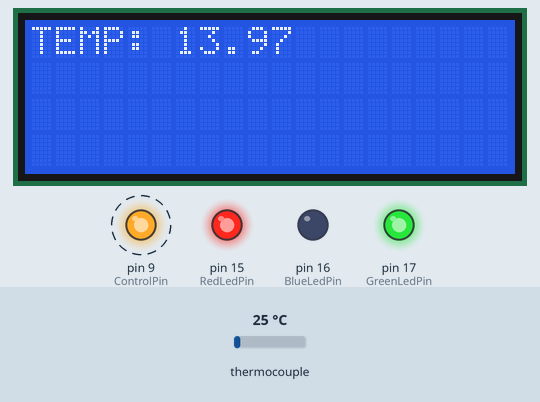
Bench run of a sketch on a simulated Arduino Uno, built with avr-gcc and run on an emulated ATmega328P. Parts: 20×4 character LCD, output pins drawn as LEDs (lit = HIGH). Dashed ring = blinking. The inputs (shaded band) are chosen by the test bench; at power-on: thermocouple 25 °C.

Above: at 1.7 s.
1.8 s: thermocouple set to 225 °C
At 3.2 s:
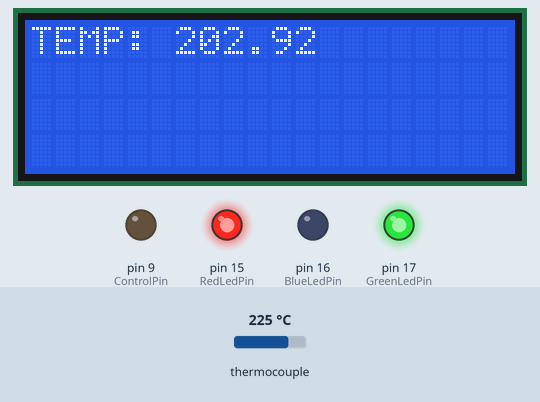
3.5 s: thermocouple set to 173 °C
At 4.8 s:
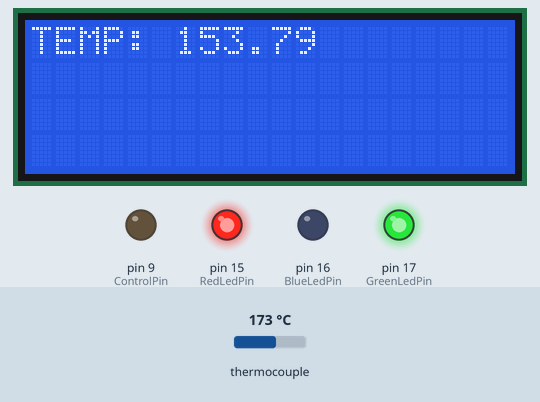
5.5 s: thermocouple set to 168 °C
At 6.71 s:
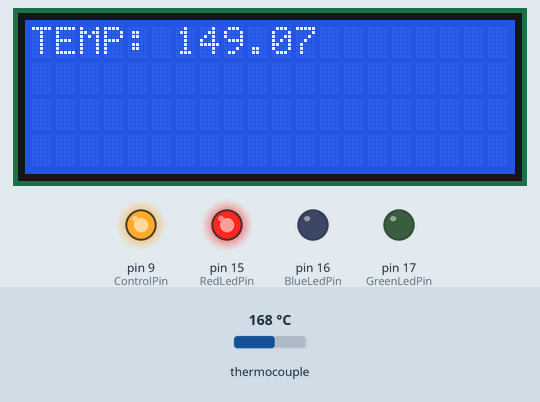
Timing chart, 0 to 15.6 s (numbered marks = the images above; inputs shaded):
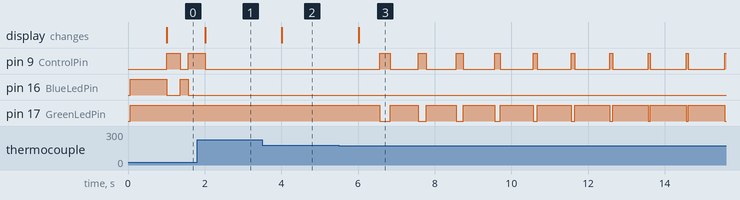

The sketch:

Baconator_iEITBacon_Too.ino
```cpp
/*System transferfuntion determination
Run system at a slow PWM of 75%, with a pwm freq of 1Hz
Run the system until the temperature starts to platua
record the values and save it to a csv file

*/

#include <max6675.h>
#include <math.h>
#include <Wire.h>
#include <LiquidCrystal_I2C.h>


// --- Pin Definitions ---
const int thermoDO = 12;
const int thermoCS = 10;
const int thermoCLK = 13;

const int ControlPin = 9;
const int BlueLedPin = 16;
const int RedLedPin = 15;
const int GreenLedPin = 17;

bool WarningLedState = HIGH;

//From calibration procedure
/*
CorrectedValue = m * RawValue + c _____________________________[1]
m = (ReferenceHigh−ReferenceLow) / RawHigh−RawLow) --> slope ___[2]

c = ReferenceLow − m * RawLow __[3]

substituing m & c into [1]; the final result is;

correct_temp = (((currentTemp - RAW_TEMP_LOW)*REF_RANGE)/RAW_RANGE)+REF_TEMP_LOW;


*/
double RAW_TEMP_HIGH = 101.56;
double RAW_TEMP_LOW = 10.74;
double RAW_RANGE = RAW_TEMP_HIGH - RAW_TEMP_LOW;

double REF_TEMP_HIGH = 86.3;
double REF_TEMP_LOW = 0.5;
double REF_RANGE = REF_TEMP_HIGH - REF_TEMP_LOW;


double Setpoint = 150.0; //add DiscTempComp to setpoint since center temp lower than et edge temp
double currentTemp;
double correct_temp = 0;
double READY = 0.98*(Setpoint); //turn ready led on, when temp withing 5% of setpoint

//timing
unsigned long previousMillis = 0;
const long interval = 1000;
double elapsed_time; // Sample time in ms
unsigned long startTime = 0;
double dt;

//PID variables
//slow responce:
/*double Kp = 2.6636;
double Ki = 0.0115;
double Kd = 92.5301;
double pid_filter = 0.0196;*/


//qiock responce
double Kp = 3.0065;
double Ki = 0.01331;
double Kd = 90.6098;
double pid_filter = 0.2635;
double prevError, error, integral;
double derivative = 0;
double prevDeriv = 0;

//slow pwm
unsigned long windowStartTime = 0;
const int WindowSize = 1000; // 500ms slow pwm cycle
unsigned long onTime = 0;


//double INPUT = correct_temp;
double OUTPUTsig;
const double PWMMin = 0.0;   // Minimum PWM
const double PWMMax = 204; // Maximum PWM (100% power)
int PWMvalue = 0;


//object declarations
MAX6675 thermocouple(thermoCLK, thermoCS, thermoDO);
LiquidCrystal_I2C lcd(0x27,20,4);  // set the LCD address to 0x27 for a 16 chars and 2 line display

//unsigned long windowStart;

void setup() {
 // Serial.begin(9600);
  lcd.init();                      // initialize the lcd
  lcd.backlight();


  pinMode(ControlPin, OUTPUT);
  digitalWrite(ControlPin, LOW);

  pinMode(BlueLedPin, OUTPUT);
  pinMode(RedLedPin, OUTPUT);
  pinMode(GreenLedPin, OUTPUT);

  digitalWrite(BlueLedPin, HIGH);
  digitalWrite(RedLedPin, HIGH);
  digitalWrite(GreenLedPin, HIGH);

  /*Serial.print("elapsed_time(s)");
  Serial.print(",");
  Serial.println("PID_correct_temp");*/
  lcd.clear();


  delay(500);

  startTime = millis();
  windowStartTime = millis();

}

void loop() {
  unsigned long currentMillis = millis();

  elapsed_time =  currentMillis - previousMillis;
  if( elapsed_time >= interval) {


    previousMillis = currentMillis;

    currentTemp = thermocouple.readCelsius();

    if (isnan(currentTemp)) {
      //Serial.println("FAULT: Thermocouple read error!");
      digitalWrite(ControlPin, LOW);

      return;
    }
    //temperature correction via calibration function
    correct_temp = (((currentTemp - RAW_TEMP_LOW)*REF_RANGE)/RAW_RANGE)+REF_TEMP_LOW;

    //indicate device is on and running
    /*if(correct_temp > 25.0){
      WarningLedState = !WarningLedState;
      digitalWrite(RedLedPin, WarningLedState);
    }*/

    //PID control implementation
    dt = elapsed_time/1000.0; //pid time in seconds
    error = Setpoint - correct_temp;
    integral += error * dt;
    //Integral Anti-Windup
    //Prevent the integral from accumulating high values
    if(Ki > 0){
        double maxIntegral = PWMMax / Ki;
        if(integral > maxIntegral){
          integral = maxIntegral;
        }
        else if(integral < 0){
          integral = 0; //Heater can't cool, so don't let integral go negative
          }
    }

    derivative = (prevDeriv + (pid_filter * Kd * (error - prevError))) / (1.0 + (pid_filter * dt));;
    prevDeriv = derivative;
    OUTPUTsig     = (Kp*error) + (Ki*integral) + derivative;
    //NOW convert/clamp OUTPUTsig to a value between PWM bounds --> 8bit value
    PWMvalue = OUTPUTsig;

    if(PWMvalue > PWMMax)
    {
      PWMvalue = PWMMax;
    }
    else if(PWMvalue < PWMMin)
    {
      PWMvalue = PWMMin;
    }
    prevError  = error;


  double elapsedSeconds = (currentMillis - startTime) / 1000.0;
 // Serial.print("elapsed_time :")
  /*Serial.print(elapsedSeconds);
  Serial.print(",");
  Serial.println(correct_temp);*/
  lcd.setCursor(0, 0);
  lcd.print("TEMP: ");
  lcd.print(correct_temp);

  onTime = map(PWMvalue,0, 255, 0, WindowSize);
  }


  if(currentMillis - windowStartTime > WindowSize)
  {
      windowStartTime += WindowSize;
  }

  if(onTime > (currentMillis - windowStartTime)) //
  {
    digitalWrite(ControlPin, HIGH);
    if(correct_temp >= READY){
       digitalWrite(GreenLedPin, LOW); // Turn LED OFF
    }
    else{
      digitalWrite(BlueLedPin, LOW); // Turn LED ON to visualize the pulsing
    }

  }
  else
  {
    digitalWrite(ControlPin, LOW);

    if(correct_temp >= READY){
           digitalWrite(GreenLedPin, HIGH); // Turn LED OFF
    }
    else
    {
      digitalWrite(BlueLedPin, HIGH); // Turn LED OFF
    }

  }


  /*
  //BANG BANG control
  if(currentMillis - previousMillis >= interval) {
    previousMillis = currentMillis;
    currentTemp = thermocouple.readCelsius();
    //temperature correction via calibration function
    correct_temp = (((currentTemp - RAW_TEMP_LOW)*REF_RANGE)/RAW_RANGE)+REF_TEMP_LOW;
    Serial.print("correct TEMP:");
    Serial.println(correct_temp);
    //Hardware Failsafe

    if (isnan(currentTemp)) {
      Serial.println("FAULT: Thermocouple read error!");
      digitalWrite(ControlPin, LOW);
      digitalWrite(BlueLedPin, HIGH);
      return;
    }
    //Bang-Bang Control
    if(currentTemp < Setpoint) {
       // Too cold -> Turn Heat ON
       digitalWrite(ControlPin, HIGH);
       digitalWrite(BlueLedPin, LOW); //ON
    }
    else {
       // Too hot (or exactly on target) -> Turn Heat OFF
       digitalWrite(ControlPin, LOW);
       digitalWrite(BlueLedPin, HIGH); //OFF
    }
  }
  */


}
```

Measured:
- the behaviour switches between 171 and 170 °C on thermocouple (found by bisection; images 2 and 3)
- after the input at 1.8 s, pin 16 (BlueLedPin): stays LOW (without the input it goes to HIGH after 0.57 s); the display: changes after 0.21 s (image 1)
- after the input at 3.5 s, the display: changes after 0.51 s (image 2)
- after the input at 5.5 s, pin 9 (ControlPin): LOW → HIGH after 1.1 s, then moves between LOW and HIGH, repeating every 0.99 s; pin 17 (GreenLedPin): HIGH → LOW after 1.1 s, then moves between LOW and HIGH, repeating every 0.99 s; the display: changes after 0.51 s (image 3)
